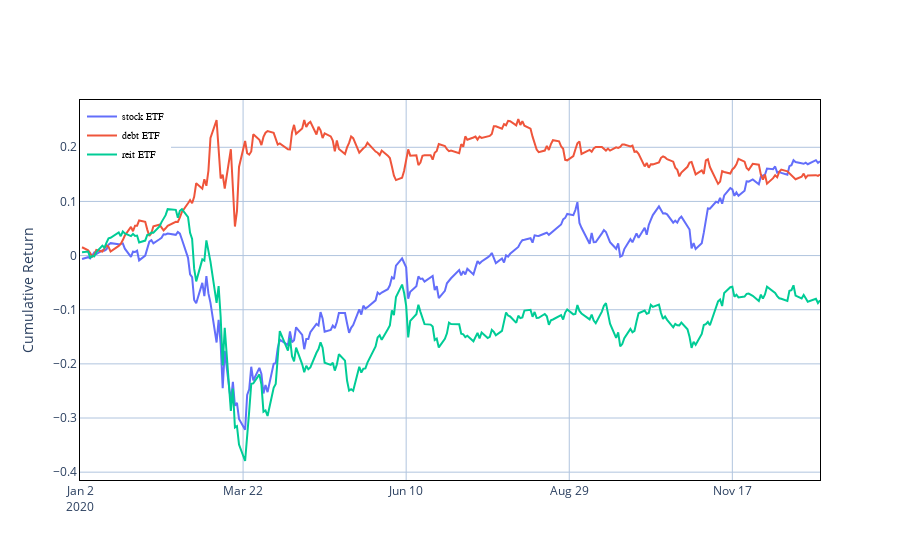

Write notebook code for a chart like this one.
### Code cell
cumulativeReturnPlot_ETF(stock_returns, debt_returns, reit_returns)

### Figure 1 — Plotly figure (JSON) as saved in the notebook; plotly's stock layout.template omitted (floating-point values rounded to 4 significant figures; data arrays with more than 128 entries replaced by an {"elided": "..."} marker saying what was removed)
{"data": [{"mode": "lines", "name": "stock ETF", "type": "scatter", "x": {"elided": "252 str values"}, "y": {"elided": "252 float values"}}, {"mode": "lines", "name": "debt ETF", "type": "scatter", "x": {"elided": "252 str values"}, "y": {"elided": "252 float values"}}, {"mode": "lines", "name": "reit ETF", "type": "scatter", "x": {"elided": "252 str values"}, "y": {"elided": "252 float values"}}], "layout": {"legend": {"bgcolor": "White", "bordercolor": "white", "borderwidth": 2, "font": {"color": "black", "family": "sans-serif", "size": 10}, "traceorder": "normal", "x": 0, "y": 1}, "paper_bgcolor": "rgba(1,1,0,0)", "plot_bgcolor": "rgba(1, 1, 0, 0)", "title": {"x": 0.5, "xanchor": "center", "y": 0.85, "yanchor": "top"}, "xaxis": {"dtick": 6912000000, "gridcolor": "LightSteelBlue", "gridwidth": 1, "linecolor": "black", "mirror": true, "showgrid": true, "showline": true, "tick0": "2020-01-02T00:00:00+00:00", "tickmode": "linear", "type": "date"}, "yaxis": {"gridcolor": "LightSteelBlue", "gridwidth": 1, "linecolor": "black", "mirror": true, "showgrid": true, "showline": true, "title": {"text": "Cumulative Return"}, "zeroline": true, "zerolinecolor": "LightSteelBlue", "zerolinewidth": 1}}}
